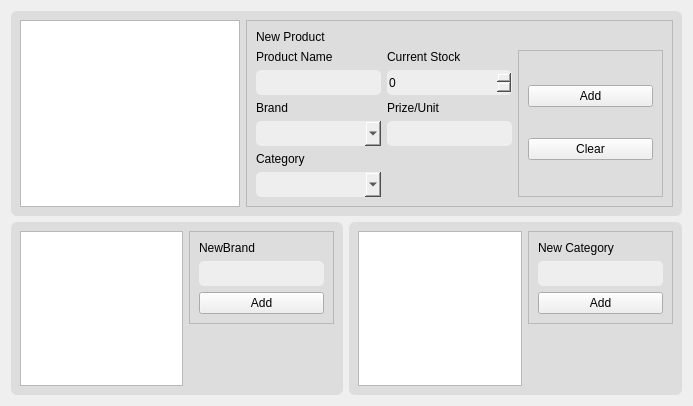
<?xml version="1.0" encoding="UTF-8"?>
<ui version="4.0">
 <class>newProduct</class>
 <widget class="QWidget" name="newProduct">
  <property name="geometry">
   <rect>
    <x>0</x>
    <y>0</y>
    <width>693</width>
    <height>406</height>
   </rect>
  </property>
  <property name="windowTitle">
   <string>Form</string>
  </property>
  <property name="styleSheet">
   <string notr="true">
QLabel{
	font: 15px  &quot;Centular&quot;;
}

QLabel#labelNewBrand , QLabel#labelNewProduct, QLabel#labelNewCategory{
	font: bold 16px  &quot;Centular&quot;;
}

QFrame#frameNewProduct, QFrame#frameNewBrand,  QFrame#frameNewCategory{
	background-color:#ddd;
	border-radius:6px;
}

QComboBox,QSpinBox,QLineEdit{
	background-color:#eee;
	border: 0.1em solid rgb(139, 139, 139);
	color:#000;
	border-radius:5px;
}
</string>
  </property>
  <layout class="QGridLayout" name="gridLayout">
   <item row="0" column="0" colspan="2">
    <widget class="QFrame" name="frameNewProduct">
     <property name="frameShape">
      <enum>QFrame::StyledPanel</enum>
     </property>
     <property name="frameShadow">
      <enum>QFrame::Raised</enum>
     </property>
     <layout class="QGridLayout" name="gridLayout_2">
      <item row="0" column="1">
       <widget class="QFrame" name="frame_4">
        <property name="frameShape">
         <enum>QFrame::StyledPanel</enum>
        </property>
        <property name="frameShadow">
         <enum>QFrame::Raised</enum>
        </property>
        <layout class="QGridLayout" name="gridLayout_3">
         <item row="0" column="0" colspan="3">
          <widget class="QLabel" name="labelNewProduct">
           <property name="text">
            <string>New Product</string>
           </property>
          </widget>
         </item>
         <item row="1" column="0">
          <widget class="QLabel" name="label_2">
           <property name="text">
            <string>Product Name</string>
           </property>
          </widget>
         </item>
         <item row="1" column="1">
          <widget class="QLabel" name="label_5">
           <property name="text">
            <string>Current Stock</string>
           </property>
          </widget>
         </item>
         <item row="1" column="2" rowspan="6" alignment="Qt::AlignLeft">
          <widget class="QFrame" name="frame_7">
           <property name="frameShape">
            <enum>QFrame::StyledPanel</enum>
           </property>
           <property name="frameShadow">
            <enum>QFrame::Raised</enum>
           </property>
           <layout class="QGridLayout" name="gridLayout_4">
            <item row="0" column="0">
             <widget class="QPushButton" name="ButtonAddProduct">
              <property name="minimumSize">
               <size>
                <width>125</width>
                <height>0</height>
               </size>
              </property>
              <property name="maximumSize">
               <size>
                <width>125</width>
                <height>16777215</height>
               </size>
              </property>
              <property name="text">
               <string>Add</string>
              </property>
             </widget>
            </item>
            <item row="1" column="0">
             <widget class="QPushButton" name="buttonClear">
              <property name="minimumSize">
               <size>
                <width>125</width>
                <height>0</height>
               </size>
              </property>
              <property name="maximumSize">
               <size>
                <width>125</width>
                <height>16777215</height>
               </size>
              </property>
              <property name="text">
               <string>Clear</string>
              </property>
             </widget>
            </item>
           </layout>
          </widget>
         </item>
         <item row="2" column="0">
          <widget class="QLineEdit" name="fieldName">
           <property name="minimumSize">
            <size>
             <width>125</width>
             <height>25</height>
            </size>
           </property>
           <property name="maximumSize">
            <size>
             <width>300</width>
             <height>25</height>
            </size>
           </property>
          </widget>
         </item>
         <item row="2" column="1">
          <widget class="QSpinBox" name="fieldStock">
           <property name="minimumSize">
            <size>
             <width>125</width>
             <height>25</height>
            </size>
           </property>
           <property name="maximumSize">
            <size>
             <width>300</width>
             <height>25</height>
            </size>
           </property>
          </widget>
         </item>
         <item row="3" column="0">
          <widget class="QLabel" name="label_3">
           <property name="text">
            <string>Brand</string>
           </property>
          </widget>
         </item>
         <item row="3" column="1">
          <widget class="QLabel" name="label_6">
           <property name="text">
            <string>Prize/Unit</string>
           </property>
          </widget>
         </item>
         <item row="4" column="0">
          <widget class="QComboBox" name="fieldBrand">
           <property name="minimumSize">
            <size>
             <width>125</width>
             <height>25</height>
            </size>
           </property>
           <property name="maximumSize">
            <size>
             <width>300</width>
             <height>25</height>
            </size>
           </property>
          </widget>
         </item>
         <item row="4" column="1">
          <widget class="QLineEdit" name="fieldPrize">
           <property name="minimumSize">
            <size>
             <width>125</width>
             <height>25</height>
            </size>
           </property>
           <property name="maximumSize">
            <size>
             <width>300</width>
             <height>25</height>
            </size>
           </property>
          </widget>
         </item>
         <item row="5" column="0">
          <widget class="QLabel" name="label_4">
           <property name="text">
            <string>Category</string>
           </property>
          </widget>
         </item>
         <item row="6" column="0">
          <widget class="QComboBox" name="fieldCategory">
           <property name="minimumSize">
            <size>
             <width>125</width>
             <height>25</height>
            </size>
           </property>
           <property name="maximumSize">
            <size>
             <width>300</width>
             <height>25</height>
            </size>
           </property>
          </widget>
         </item>
        </layout>
       </widget>
      </item>
      <item row="0" column="0" alignment="Qt::AlignLeft">
       <widget class="QTableWidget" name="tableProducts">
        <attribute name="verticalHeaderVisible">
         <bool>false</bool>
        </attribute>
       </widget>
      </item>
     </layout>
    </widget>
   </item>
   <item row="1" column="0">
    <widget class="QFrame" name="frameNewBrand">
     <property name="frameShape">
      <enum>QFrame::StyledPanel</enum>
     </property>
     <property name="frameShadow">
      <enum>QFrame::Raised</enum>
     </property>
     <layout class="QGridLayout" name="gridLayout_5">
      <item row="0" column="0" alignment="Qt::AlignLeft">
       <widget class="QTableWidget" name="tableBrands">
        <attribute name="verticalHeaderVisible">
         <bool>false</bool>
        </attribute>
       </widget>
      </item>
      <item row="0" column="1" alignment="Qt::AlignTop">
       <widget class="QFrame" name="frame_5">
        <property name="frameShape">
         <enum>QFrame::StyledPanel</enum>
        </property>
        <property name="frameShadow">
         <enum>QFrame::Raised</enum>
        </property>
        <layout class="QGridLayout" name="gridLayout_6">
         <item row="0" column="0">
          <widget class="QLabel" name="labelNewBrand">
           <property name="text">
            <string>NewBrand</string>
           </property>
          </widget>
         </item>
         <item row="1" column="0">
          <widget class="QLineEdit" name="fieldNewBrand">
           <property name="minimumSize">
            <size>
             <width>125</width>
             <height>25</height>
            </size>
           </property>
           <property name="maximumSize">
            <size>
             <width>300</width>
             <height>25</height>
            </size>
           </property>
          </widget>
         </item>
         <item row="2" column="0" alignment="Qt::AlignRight">
          <widget class="QPushButton" name="buttonAddBrand">
           <property name="minimumSize">
            <size>
             <width>125</width>
             <height>0</height>
            </size>
           </property>
           <property name="maximumSize">
            <size>
             <width>125</width>
             <height>16777215</height>
            </size>
           </property>
           <property name="text">
            <string>Add</string>
           </property>
          </widget>
         </item>
        </layout>
       </widget>
      </item>
     </layout>
    </widget>
   </item>
   <item row="1" column="1">
    <widget class="QFrame" name="frameNewCategory">
     <property name="frameShape">
      <enum>QFrame::StyledPanel</enum>
     </property>
     <property name="frameShadow">
      <enum>QFrame::Raised</enum>
     </property>
     <layout class="QGridLayout" name="gridLayout_7">
      <item row="0" column="0" alignment="Qt::AlignLeft">
       <widget class="QTableWidget" name="tableCategories">
        <attribute name="verticalHeaderVisible">
         <bool>false</bool>
        </attribute>
       </widget>
      </item>
      <item row="0" column="1" alignment="Qt::AlignTop">
       <widget class="QFrame" name="frame_6">
        <property name="frameShape">
         <enum>QFrame::StyledPanel</enum>
        </property>
        <property name="frameShadow">
         <enum>QFrame::Raised</enum>
        </property>
        <layout class="QGridLayout" name="gridLayout_8">
         <item row="0" column="0">
          <widget class="QLabel" name="labelNewCategory">
           <property name="text">
            <string>New Category</string>
           </property>
          </widget>
         </item>
         <item row="1" column="0">
          <widget class="QLineEdit" name="fieldNewCategory">
           <property name="minimumSize">
            <size>
             <width>125</width>
             <height>25</height>
            </size>
           </property>
           <property name="maximumSize">
            <size>
             <width>300</width>
             <height>25</height>
            </size>
           </property>
          </widget>
         </item>
         <item row="2" column="0" alignment="Qt::AlignRight">
          <widget class="QPushButton" name="buttonAddCategory">
           <property name="minimumSize">
            <size>
             <width>125</width>
             <height>0</height>
            </size>
           </property>
           <property name="maximumSize">
            <size>
             <width>125</width>
             <height>16777215</height>
            </size>
           </property>
           <property name="text">
            <string>Add</string>
           </property>
          </widget>
         </item>
        </layout>
       </widget>
      </item>
     </layout>
    </widget>
   </item>
  </layout>
 </widget>
 <resources/>
 <connections/>
</ui>
